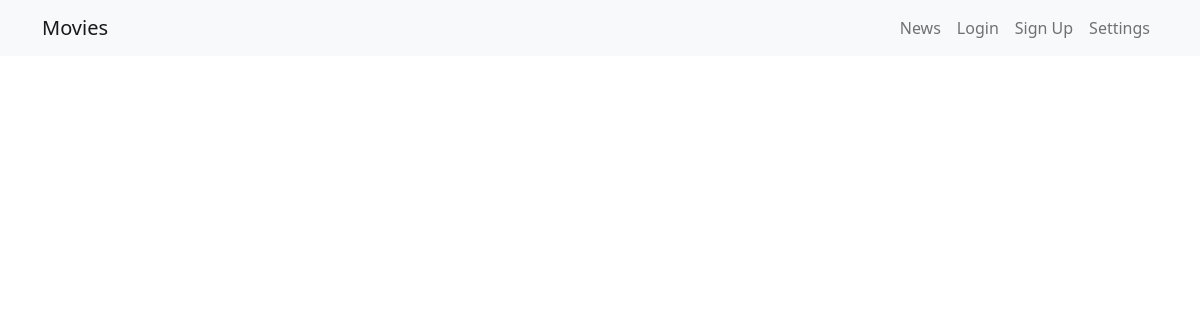
The app's page /news, older data.
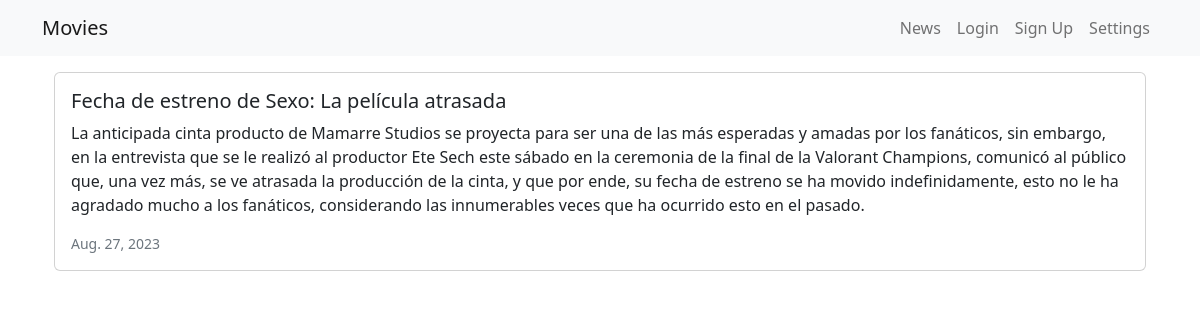
The same page, newer data.
### news/models.py (models this page shows, shortened)
class News(models.Model):
    headline = models.CharField(max_length=200)
    body = models.TextField()
    date = models.DateField()

### news/views.py (the view)
# urls.py: path('', views.news, name='news'),
def news(request):
    newss = News.objects.all().order_by('-date')
    return render(request, 'news.html', {'newss':newss})

### news/templates/news.html (shortened to what this page needs)
<head>
    <link href="https://cdn.jsdelivr.net/npm/bootstrap@5.2.3/dist/css/bootstrap.min.css" rel="stylesheet">
</head>
    {% extends 'base.html' %}
    {% block content %}
<div class="container">
    {% for news in newss %}
    <div class="card mb-3">
        <div class="row g-0">
            <div>
                <div class="card-body">
                    <h5 class="card-title">{{ news.headline}}</h5>
                    <p class="card-text">{{ news.body }}</p>
                    <p class="card-text"><small class="text-muted">
                        {{ news.date }}
                    </small></p>
                </div>
            </div>
        </div>
    </div>
    {% endfor %}
</div>
{% endblock content %}

Row changes from the older to the newer data that the page shows:
added News: headline "Fecha de estreno de Sexo: La película atrasada", body "La anticipada cinta producto de Mamarre Studios se proyecta para ser una de las más esperadas y amadas por los fanáticos, sin embargo, en la entrevista que se le realizó al productor Ete Sech este sábado en la ceremonia de la final de la Valorant Champions, comunicó al público que, una vez más, se ve atrasada la producción de la cinta, y que por ende, su fecha de estreno se ha movido indefinidamente, esto no le ha agradado mucho a los fanáticos, considerando las innumerables veces que ha ocurrido esto en el pasado.", date "Aug. 27, 2023"
